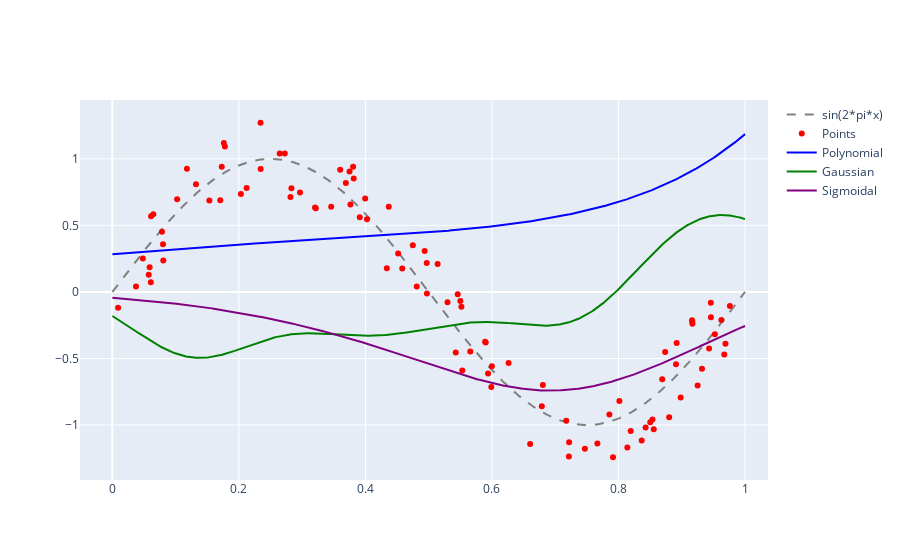

The cell this chart's notebook holds for it:
### Code cell
fig = py.graph_objs.Figure()
fig.add_scatter(x=fun['x'], y=fun['sin'], name=str(gen_function), line_dash='dash', line_color='gray')
fig.add_scatter(x=my_data[0], y=my_data[1], name='Points', mode='markers', marker_color='red')
fig.add_scatter(x=fun['x'], y=fun['h_pol'], name='Polynomial', line_color='blue')
fig.add_scatter(x=fun['x'], y=fun['h_gau'], name='Gaussian', line_color='green')
fig.add_scatter(x=fun['x'], y=fun['h_sig'], name='Sigmoidal', line_color='purple')
fig.show()

### Figure 1 — Plotly figure (JSON) as saved in the notebook; plotly's stock layout.template omitted (floating-point values rounded to 4 significant figures; data arrays with more than 128 entries replaced by an {"elided": "..."} marker saying what was removed)
{"data": [{"line": {"color": "gray", "dash": "dash"}, "name": "sin(2*pi*x)", "x": {"elided": "1000 float values"}, "y": {"elided": "1000 float values"}, "type": "scatter"}, {"marker": {"color": "red"}, "mode": "markers", "name": "Points", "x": [0.9626, 0.5657, 0.9165, 0.5141, 0.3805, 0.4516, 0.1778, 0.9524, 0.0373, 0.5297, 0.9672, 0.8557, 0.8014, 0.8429, 0.1705, 0.06115, 0.7468, 0.05883, 0.8801, 0.3216, 0.391, 0.4937, 0.1024, 0.5989, 0.55, 0.04815, 0.8919, 0.05742, 0.4749, 0.1178, 0.8737, 0.3203, 0.3815, 0.814, 0.4811, 0.5427, 0.1762, 0.2645, 0.5517, 0.009106, 0.3459, 0.2725, 0.9432, 0.06465, 0.8983, 0.4972, 0.3763, 0.8537, 0.369, 0.06073, 0.5531, 0.9163, 0.8366, 0.7913, 0.9461, 0.7666, 0.2031, 0.7219, 0.1533, 0.08048, 0.1321, 0.5892, 0.2122, 0.2342, 0.9251, 0.07841, 0.6604, 0.1729, 0.8909, 0.4582, 0.6263, 0.283, 0.4025, 0.5938, 0.3996, 0.3601, 0.5901, 0.4338, 0.9169, 0.3749, 0.8502, 0.2344, 0.6788, 0.8193, 0.4969, 0.5458, 0.07997, 0.9691, 0.2815, 0.8691, 0.2966, 0.4369, 0.7216, 0.976, 0.9459, 0.7174, 0.7856, 0.5998, 0.932, 0.6805], "y": [-0.2109, -0.4483, -0.2205, 0.2103, 0.9416, 0.288, 1.093, -0.3181, 0.04153, -0.07719, -0.4693, -1.031, -0.8201, -1.019, 0.6883, 0.5685, -1.178, 0.1862, -0.9406, 0.629, 0.5607, 0.3071, 0.6957, -0.7138, -0.06785, 0.2504, -0.3843, 0.1289, 0.3502, 0.9255, -0.452, 0.6342, 0.8522, -1.168, 0.04045, -0.4555, 1.119, 1.04, -0.1107, -0.1178, 0.6403, 1.041, -0.4248, 0.5844, -0.7928, -0.01117, 0.6575, -0.9587, 0.8192, 0.07341, -0.5898, -0.2132, -1.117, -1.242, -0.1907, -1.139, 0.7356, -1.128, 0.6866, 0.2358, 0.8101, -0.3751, 0.7809, 1.271, -0.7031, 0.4525, -1.143, 0.9398, -0.5425, 0.1755, -0.5345, 0.7787, 0.5464, -0.6119, 0.7023, 0.9188, -0.3796, 0.1777, -0.2386, 0.9043, -0.9784, 0.924, -0.8586, -1.044, 0.2181, -0.01651, 0.3587, -0.3901, 0.7143, -0.6563, 0.747, 0.6409, -1.236, -0.1052, -0.08079, -0.9682, -0.9215, -0.5582, -0.5774, -0.6995], "type": "scatter"}, {"line": {"color": "blue"}, "name": "Polynomial", "x": {"elided": "1000 float values"}, "y": {"elided": "1000 float values"}, "type": "scatter"}, {"line": {"color": "green"}, "name": "Gaussian", "x": {"elided": "1000 float values"}, "y": {"elided": "1000 float values"}, "type": "scatter"}, {"line": {"color": "purple"}, "name": "Sigmoidal", "x": {"elided": "1000 float values"}, "y": {"elided": "1000 float values"}, "type": "scatter"}], "layout": {}}
